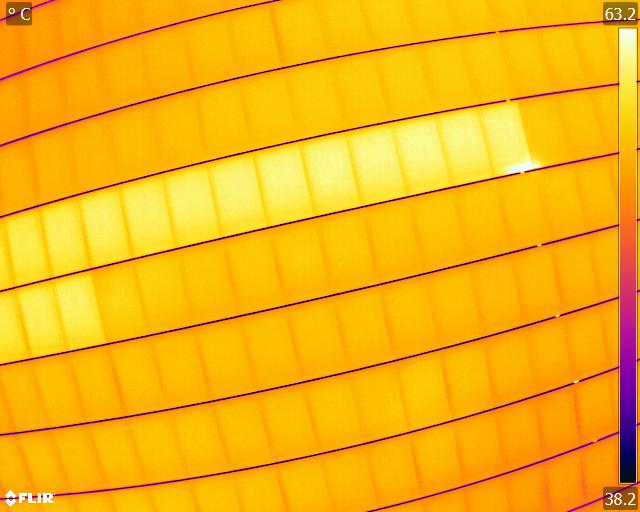
#> input picture Lecture/L11 Past exams/Exam2020/string.jpg, 640 x 512 px
$ jupyter execute --allow-errors EXAM2020_task01_v2.ipynb
#> lines starting #> are read from the running program, lines starting #| are printed output that depends on the picture; after the words box and inside, x2 and y2 are one past the last pixel; in counts of white or black regions, pixels touching at a corner belong together
# Exercise 1: Filters-Lab4
The image drone_blurr.tif shown in Figure 1 turned out a bit blurry. Use one or several of
the sharpening technques you have learned and see if you can make the image sharper. It is
ok to transform the image to an 8-bit image and work only on this.
Describe the technique(s) you use and show the results.

# Sharpening
 1. Shapening using Laplace edge detector
 2. Shapening using High pass filter which works utilising low-pass-filter
 3. Shapening using Unsharpend Mask (USM)

[cell 1]
import matplotlib.pyplot as plt
import numpy as np
from skimage.filters import median, gaussian, laplace
import skimage.filters
from skimage.morphology import disk
from skimage import data, img_as_float
from skimage.color import rgb2gray
from skimage import io

from skimage.restoration import denoise_nl_means

# Task1: Solution v1 (whole image): Ingun

[cell 2]
# Solution v1: Ingun
filename = 'drone_blurr.tif'
#> (the rest of this cell did not finish here and is left out)

# Task1: Solution v2 (drone only): Ingun

[cell 3]
# Solution v2: Ingun JUST the Drone
filename = 'drone_blurr.tif'
#> filename = 'drone_blurr.tif'
#> (the rest of this cell did not finish here and is left out)

# Task1: Solution v3 (With drone and 3 sharpening): Own version

[cell 4]
# [33 lines left out: function sharpen, not called in this run]

[cell 5]
filename = 'drone_blurr.tif'
#> (the rest of this cell did not finish here and is left out)

[cell 6]
# [41 lines left out: function show_plot_sharp, not called in this run]

# Exercise 2: Color lab- lab8

In this exercise you will work with two images taken with a **thermal camera (infrared wavelengths)**. \
When monitoring solar panels we often take thermal images to detect defects and errors.
**The defects and errors** will be **warmer** than the surroundings and therefore have **high intensity** in thermal images.**
There are two types of different defects that these images illustrate.\
1. The first is an error on a **whole string** like shown in Figure 2A,
2. the second is **module defects** showing up as **individual points** in the image as shown in Figure 2B.

These two images are called string.jpeg and module.jpeg that you will download and import into python.\

The task is the following:\
1. Imagine that you work on a solar panel farm and you take such thermal images of all the modules at regular intervals to detect faults. \
Describe and show with these two examples images how you may distinguish these two faults from each other using the techniques you have learned in INF250.
2. Write down the different techniques you suggest to use and show examples on how you have carried them out. Include images to illustrate your steps.


**Tip:** plot histograms, split channels, try out thresholding (also in ImageJ for a quick test)

[cell 7]
import matplotlib.pyplot as plt
import numpy as np
from skimage.morphology import disk
from skimage.filters import threshold_otsu, rank
from skimage.exposure import equalize_hist
from skimage import io
from skimage import exposure

[cell 8]
#string fault

#reading image
filename = 'string.jpg'
#> filename = 'string.jpg'
pv1 = io.imread(filename)
#> pv1 is the input picture: shape (512, 640, 3); mean R, G, B 246.6, 179.8, 18

# display results
fig, ax = plt.subplots(nrows = 1, ncols = 3, figsize = (14, 4))
fig.suptitle("String image", fontsize = 14)

# 0=red, 1=green, 2=blue
ax[0].imshow(pv1[:,:,0], cmap ='gray')
ax[0].set_title("red image PV1", fontsize = 14)

ax[1].imshow(pv1[:,:,1], cmap ='gray')
ax[1].set_title(r"green image PV1", fontsize = 14)

ax[2].imshow(pv1[:,:,2], cmap ='gray')
ax[2].set_title(r"blue image PV1", fontsize = 14)

# ax[3].imshow(pv1, cmap ='gray')
# ax[3].set_title("Original image", fontsize = 14)

for a in ax:
    a.axis('off')

fig.tight_layout()
plt.show()

[cell 9]
filename = 'module.tif'
#> (the rest of this cell did not finish here and is left out)

[cell 10]
#selecting the band with the most signal
pv1g = pv1[50:450, 100:500, 2] # CHose blue band
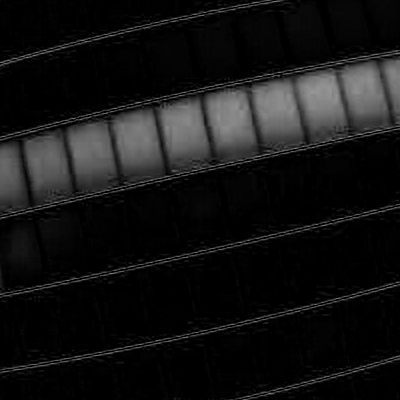
#> pv1g: shape (400, 400); min 0, max 150, mean 19.6

#> (the rest of this cell did not finish here and is left out)

For this task, Hist equalisation does not work. It makes the image even noiser due to the prsense of high noises

#> (a cell that did not finish here is left out)

#> (a cell that did not finish here is left out)

# Exercise 3
In this task you will look at another image of a solar panel. The image you downloaded called UVfluor.tif shows a fluorescence effect and has a rather low contrast.\
In the image we look for dark areas that are **cracks** in the solar panel. \
From the image UVfluor.tif we want to obtain images like the ones in Figure 3 in order to **detect cracks** in the solar panels.
- Describe how you obtain these and include the scripts you used.

------------------------------------------------------------------------------------------
Solution
------------------------------------------------------------------------------------------
Problem with the image very "low contrast". Using hist equalisation increased contrast. \
Using Otsu thresholding got the black-white image with the cracks

# Task3: V1: Solution using manual codes: Ingun

[cell 13]
import matplotlib.pyplot as plt
import numpy as np
from skimage.color import rgb2gray

from skimage.morphology import disk

from skimage.filters import rank
from skimage.filters import try_all_threshold
from skimage.filters import threshold_otsu, threshold_minimum, threshold_triangle, threshold_mean


from skimage import exposure

[cell 14]
#reading image
filename = 'UVfluorim.tif'
from skimage import io
#> (the rest of this cell did not finish here and is left out)

[cell 15]
#histogram equalisation

# histogram
histogram = np.zeros(256)
#> histogram = 256 values from 0 to 0
shape = np.shape(pv1g)
#> shape = (400, 400)
for i in range(shape[0]):
    for j in range(shape[1]):
        pixval = int(pv1g[i,j])
        histogram[pixval] += 1
#> after the loop, histogram = 256 values, max 61132 at index 0, min 0 at index 151, mean 625
plt.figure()
plt.plot(histogram)
plt.title(label='Histogram PV1g')
plt.show()
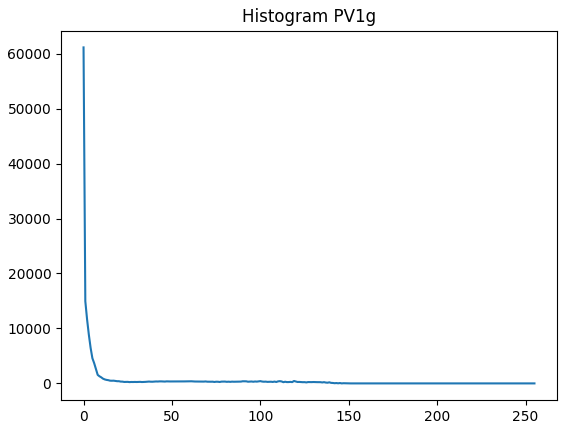
#> figure drawn by matplotlib, 1 panel; curve peaks at x = 0, y = 61132


# Cumulated histogram
cumhist = np.zeros(256)
cumhist[0] = histogram[0]
for i in range(255):
    cumhist[i+1] = cumhist[i] + histogram[i+1]
#> after the loop, cumhist = 256 values from 61132 to 160000

plt.figure()
plt.plot(cumhist)
plt.title(label='Cumhist PV1g')
plt.show()
#> figure, not shown here; curve peaks at x = 150, y = 160000

# histogram equalisation
pv2 = pv1g[:, :]
K = 256
M = shape[0]
#> M = 400
N = shape[1]
#> N = 400
for i in range(shape[0]):
    for j in range(shape[1]):
        a = int(pv2[i,j])
        b = cumhist[a]*(K-1)/(M*N)
        pv2[i,j] = b
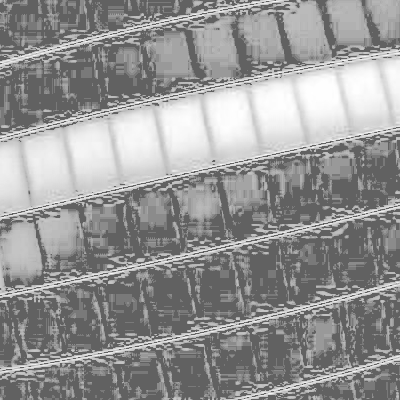
#> pv2: shape (400, 400); min 97, max 255, mean 148.3


plt.figure()
plt.hist(pv2.ravel(), bins =256, range =[0,256])
plt.title(label='Hist equalisation of equalised image')
plt.show()
#> figure, not shown here; tallest bar 61132 high, from x = 97 to 98


plt.imshow(pv2,cmap='gray')
plt.title(label='Image after hist equalisation')
plt.show()

[cell 16]
# trehshold with Otsu
local_otsu = rank.otsu(pv1g, disk(radius= 35))

plt.figure()
plt.imshow(pv1g>= local_otsu, cmap='gray')## DId not understand why??
plt.title(label='Local thresholding otsu PV1g')
plt.show()
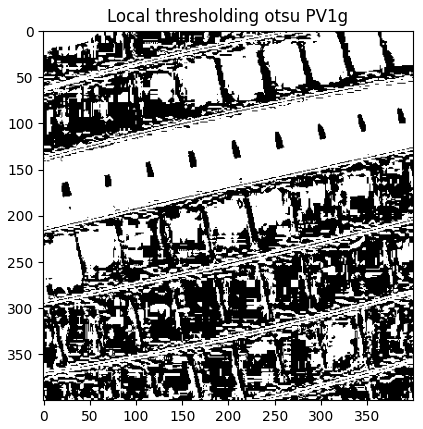
#> figure drawn by matplotlib, 1 panel

# This image has very low signals, so the local thresholding will not work.
#It would amplify the noise present in the image

threshold_global_otsu = threshold_otsu(pv2)
#> threshold_global_otsu = 153
global_otsu = pv2 >= threshold_global_otsu
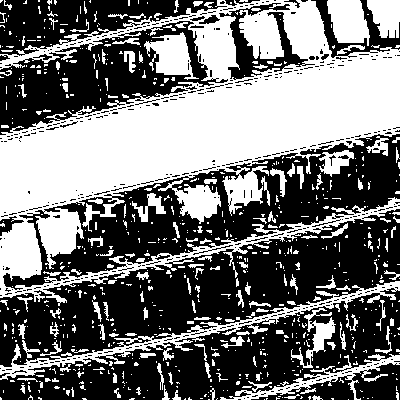
#> global_otsu: shape (400, 400) bool; 45.2% white; 721 white regions (569 under 20 px), largest, box (x1, y1, x2, y2) and area: (0, 0, 400, 306) 52423, (0, 281, 400, 380) 3617, (220, 354, 400, 400) 1611

plt.figure()
plt.imshow(global_otsu, cmap='gray')
plt.title(label='global thresholding otsu PV1g')
plt.show()

# Task3: V2: Solution using Python codes: own version

[cell 17]
#reading image
filename = 'UVfluorim.tif'
#> (the rest of this cell did not finish here and is left out)

[cell 18]
hist_equ =  exposure.equalize_hist(pv1)
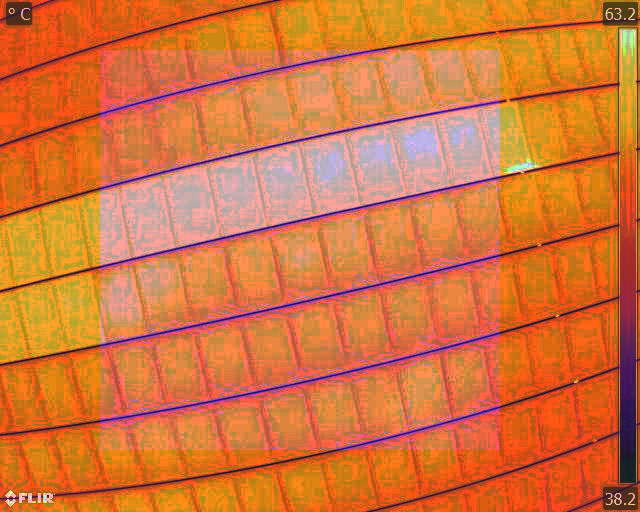
#> hist_equ: shape (512, 640, 3) float64; mean R, G, B 0.838, 0.463, 0.243
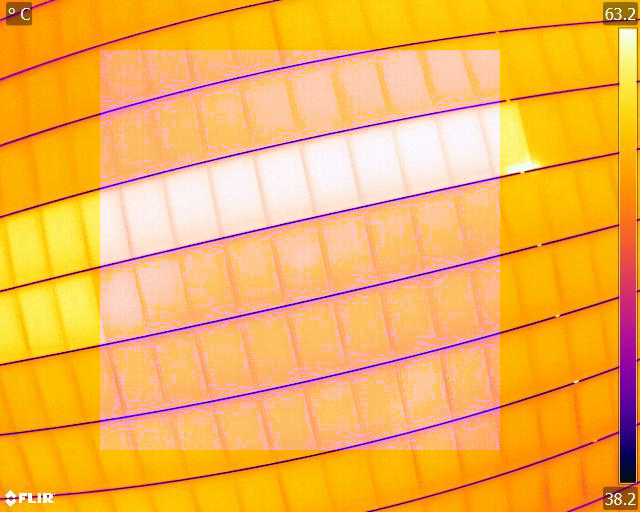
#> pv1: shape (512, 640, 3); mean R, G, B 246.6, 179.8, 80.9

# show_image(pv1, label ="original", size=(8,4), cmap='gray')
# show_image(hist_equ, label ="histogram equalised_img", size=(8,4), cmap='gray')


#plotting the histogram BEFORE the Histogram Equalization
hist_original, bin_edges_original = np.histogram(pv1, bins=256)
#> hist_original = 256 values, max 80721 at index 255, min 325 at index 102, mean 3840; bin_edges_original = 257 values from 0 to 255
# plt.plot(bin_edges[:-1], hist)  # density=False would make counts
# plt.show()


#plotting the histogram after the Histogram Equalization
# plt.subplots(1, 1,figsize=(10, 4))
# plt.title("histogram after the Histogram Equalization")
hist_equalised, bin_edges_equalised = np.histogram(hist_equ, bins=256)
#> hist_equalised = 256 values, max 80721 at index 255, min 0 at index 1, mean 3840; bin_edges_equalised = 257 values from 0.0742 to 1
# plt.plot(bin_edges[:-1], hist)  # density=False would make counts
# plt.show()


#Displaying the plots
fig, ax = plt.subplots(nrows = 2, ncols = 2, figsize = (10, 8))

ax[0, 0].imshow(pv1, cmap ='gray')
ax[0, 0].set_title('original', fontsize = 10)

ax[0, 1].plot(bin_edges_original[:-1], hist_original)
ax[0, 1].set_title(r'histogram Before the Histogram Equalization', fontsize = 10)


ax[1, 0].imshow(hist_equ, cmap ='gray')
ax[1, 0].set_title(r'histogram equalised_img', fontsize = 10)

ax[1, 1].plot(bin_edges_equalised[:-1], hist_equalised)
ax[1, 1].set_title(r'histogram after the Histogram Equalization', fontsize = 10)


# for row in ax:
#     for col in row:
#         col.axis('off')

fig.tight_layout()
plt.show()
#> figure, not shown here; panel 2: curve peaks at x = 254, y = 80721; panel 4: curve peaks at x = 0.996, y = 80721

[cell 19]
gray_equalised_image = rgb2gray(hist_equ)
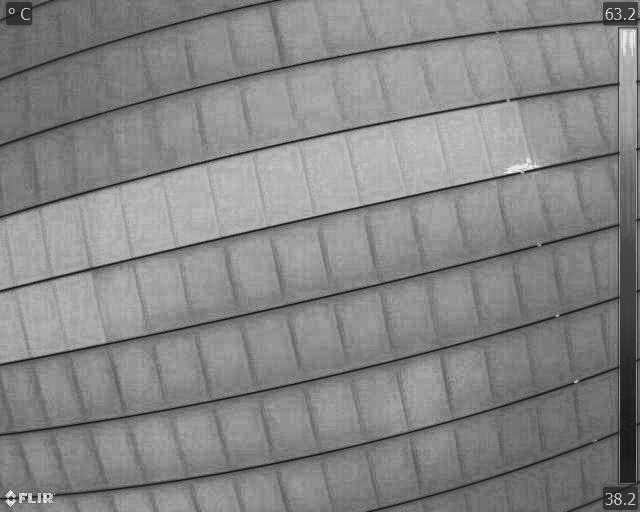
#> gray_equalised_image: shape (512, 640) float64; min 0.0882, max 0.982, mean 0.527
fig, ax = try_all_threshold(gray_equalised_image, figsize=(15, 13), verbose=False)
plt.show()
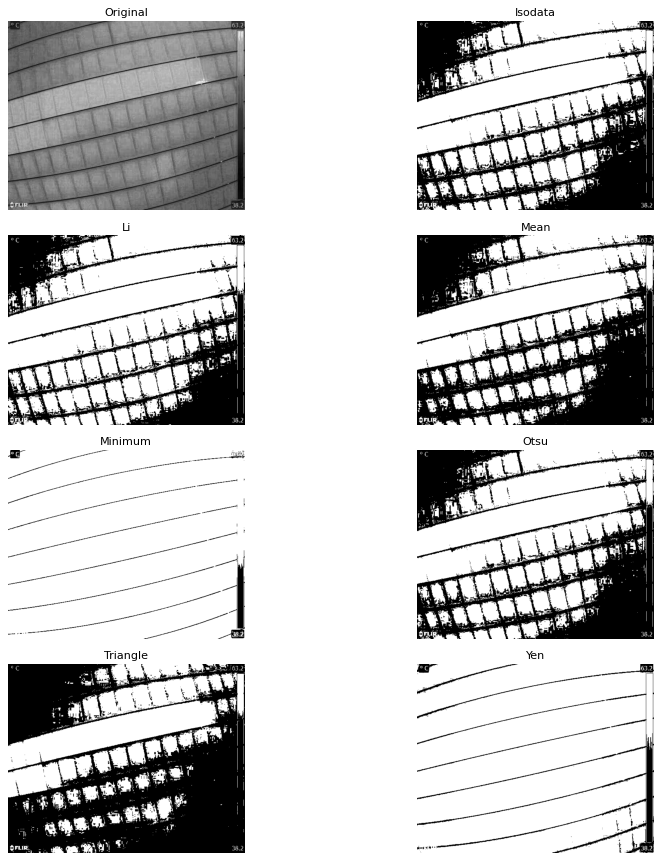
#> figure drawn by matplotlib, 8 panels

[cell 20]
#binarising using Otsu filter
thresh = threshold_otsu(gray_equalised_image)
#> thresh = 0.509
binary_otsu = gray_equalised_image> thresh
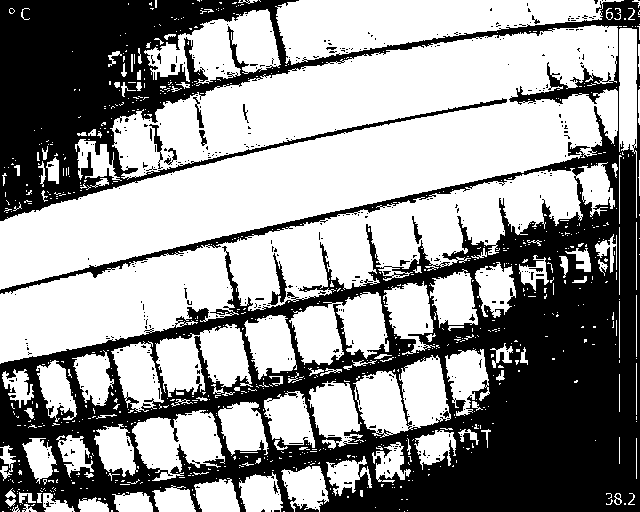
#> binary_otsu: shape (512, 640) bool; 59.2% white; 452 black regions (433 under 20 px), largest, box (x1, y1, x2, y2) and area: (0, 0, 640, 512) 131008, (268, 253, 287, 305) 316, (149, 124, 163, 169) 163
#> (the rest of this cell did not finish here and is left out)
